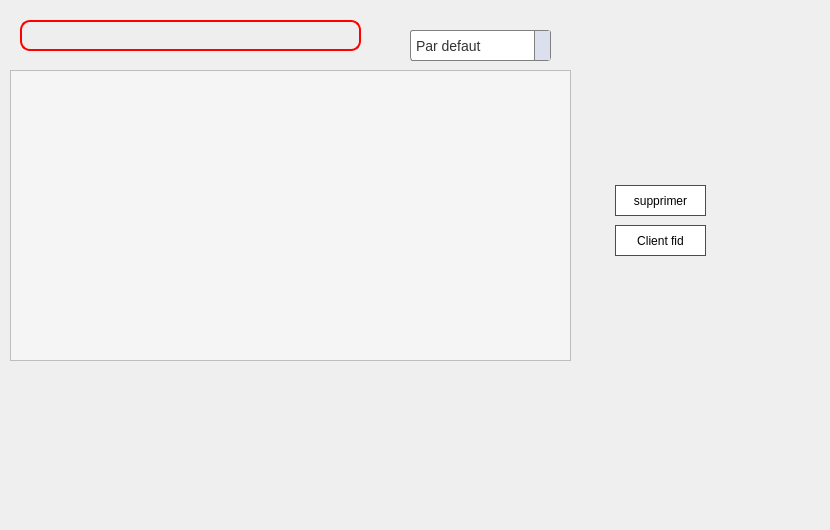
      <widget class="QWidget" name="tab_4">
       <attribute name="title">
        <string>afficher un client</string>
       </attribute>
       <widget class="QTableView" name="tab_client">
        <property name="geometry">
         <rect>
          <x>10</x>
          <y>70</y>
          <width>561</width>
          <height>291</height>
         </rect>
        </property>
        <property name="styleSheet">
         <string notr="true">QPushButton
{
    border:none;
    font: 75 28pt &quot;Arial&quot;;
}

QTableView {
    background-color: #f5f5f5;
    alternate-background-color: #e0e0e0;
    selection-background-color: #a8d8ea;
    selection-color: #333;
    gridline-color: #ccc;
}

QHeaderView::section {
    background-color: #FF0000; /* Rouge */
    color: white;
    padding: 5px;
    border: 1px solid #ddd;
}

QTableView::item {
    padding: 5px;
}

QTableView::item:selected {
    background-color: #a8d8ea;
}

QTableView::item:hover {
    background-color: #d4e9f8;
}

QScrollBar:vertical {
    border: 1px solid #ddd;
    background: #FF0000; /* Rouge */
    width: 10px;
}

QScrollBar::handle:vertical {
    background: #FF0000; /* Rouge */
}

QScrollBar::add-line:vertical,
QScrollBar::sub-line:vertical {
    border: 1px solid #ddd;
    height: 10px;
    subcontrol-position: top;
    subcontrol-origin: margin;
}

QScrollBar:horizontal {
    border: 1px solid #ddd;
    background: #FF0000; /* Rouge */
    height: 10px;
}

QScrollBar::handle:horizontal {
    background: #FF0000; /* Rouge */
}

QScrollBar::add-line:horizontal,
QScrollBar::sub-line:horizontal {
    border: 1px solid #ddd;
    width: 10px;
    subcontrol-position: left;
    subcontrol-origin: margin;
}
</string>
        </property>
        <property name="selectionBehavior">
         <enum>QAbstractItemView::SelectRows</enum>
        </property>
       </widget>
       <widget class="QLineEdit" name="lineEdit">
        <property name="geometry">
         <rect>
          <x>20</x>
          <y>20</y>
          <width>341</width>
          <height>31</height>
         </rect>
        </property>
        <property name="styleSheet">
         <string notr="true">/* Styles de base pour QLineEdit */
QLineEdit {
    background-color: #eee; /* Gris clair */
    color: #000000; /* Noir */
    font-size: 16px;
    font-weight: normal; /* Le style normal est plus approprié pour un QLineEdit */
    border: 2px solid #FF0000; /* Rouge */
    border-radius: 10px;
    padding: 10px;
}

/* Animation de survol */
QLineEdit:hover {
    background-color: #eee /* Gris un peu plus foncé au survol */
}
</string>
        </property>
       </widget>
       <widget class="QPushButton" name="pb_supprimer">
        <property name="geometry">
         <rect>
          <x>610</x>
          <y>180</y>
          <width>101</width>
          <height>41</height>
         </rect>
        </property>
        <property name="styleSheet">
         <string notr="true">QPushButton {
    background-color: white; /* Changer la couleur du fond en blanc */
    color: black; /* Changer la couleur du texte en noir */
    border: 1px solid red; /* Changer la couleur de la bordure en rouge */
    padding: 5px 10px;
    margin: 5px;
}

QPushButton:hover {
    background-color: #DCE0EE;
}
</string>
        </property>
        <property name="text">
         <string>supprimer</string>
        </property>
        <property name="icon">
         <iconset>
          <normaloff>../6861362.png</normaloff>../6861362.png</iconset>
        </property>
       </widget>
       <widget class="QPushButton" name="pushButton13">
        <property name="geometry">
         <rect>
          <x>720</x>
          <y>460</y>
          <width>101</width>
          <height>61</height>
         </rect>
        </property>
        <property name="styleSheet">
         <string notr="true">QPushButton {
    border: none;
    font: 8pt &quot;Sitka Display Semibold&quot;;
    text-align: middle;
}

QPushButton:hover {
    color: rgb(255, 255, 255);
 

    border: none;
    text-align: middle;
}
</string>
        </property>
        <property name="text">
         <string/>
        </property>
        <property name="icon">
         <iconset>
          <normaloff>../337946.png</normaloff>../337946.png</iconset>
        </property>
        <property name="iconSize">
         <size>
          <width>44</width>
          <height>45</height>
         </size>
        </property>
       </widget>
       <widget class="QComboBox" name="comboBox">
        <property name="geometry">
         <rect>
          <x>410</x>
          <y>30</y>
          <width>141</width>
          <height>31</height>
         </rect>
        </property>
        <property name="styleSheet">
         <string notr="true">/* Styles de la ComboBox avec des couleurs différentes */
QComboBox {
    padding: 5px; /* Espacement interne pour le texte */
    border: 1px solid #808080; /* Bordure pour définir les limites du QComboBox (gris) */
    border-radius: 3px; /* Coins arrondis */
    background-color: white; /* Couleur de fond du QComboBox */
    color: #333; /* Couleur du texte pour contraster (noir) */
    font-family: Arial, sans-serif; /* Famille de police */
    font-size: 14px; /* Taille de police */
}

QComboBox:hover {
    border: 1px solid #606060; /* Bordure au survol du QComboBox (gris plus foncé) */
}

QComboBox::drop-down {
    subcontrol-origin: padding;
    subcontrol-position: right center;
    width: 15px; /* Largeur de la flèche de défilement */
    border-left: 1px solid #808080; /* Bordure à gauche de la flèche */
    background-color: #DCE0EE; /* Couleur de fond de la flèche */
}

QComboBox::down-arrow {
    image: url(arrow_down.png); /* Remplacez avec le chemin de votre propre image de flèche vers le bas */
}

QComboBox::down-arrow:disabled {
    image: url(arrow_down_disabled.png); /* Image de flèche désactivée (remplacez le chemin) */
}

QComboBox::down-arrow:hover {
    background-color: #C5D9EA; /* Couleur de fond de la flèche au survol */
}

QComboBox QAbstractItemView {
    border: 1px solid #808080; /* Bordure du menu déroulant */
    selection-background-color: #DCE0EE; /* Couleur de fond de l'élément sélectionné */
    selection-color: #333; /* Couleur du texte de l'élément sélectionné */
}
</string>
        </property>
        <item>
         <property name="text">
          <string>Par defaut</string>
         </property>
        </item>
        <item>
         <property name="text">
          <string>Cin</string>
         </property>
        </item>
        <item>
         <property name="text">
          <string>Adresse</string>
         </property>
        </item>
        <item>
         <property name="text">
          <string>Email</string>
         </property>
        </item>
       </widget>
       <widget class="QPushButton" name="pushButton_3">
        <property name="geometry">
         <rect>
          <x>610</x>
          <y>220</y>
          <width>101</width>
          <height>41</height>
         </rect>
        </property>
        <property name="styleSheet">
         <string notr="true">QPushButton {
    background-color: white; /* Changer la couleur du fond en blanc */
    color: black; /* Changer la couleur du texte en noir */
    border: 1px solid red; /* Changer la couleur de la bordure en rouge */
    padding: 5px 10px;
    margin: 5px;
}

QPushButton:hover {
    background-color: #DCE0EE;
}
</string>
        </property>
        <property name="text">
         <string>Client fid</string>
        </property>
       </widget>
      </widget>
